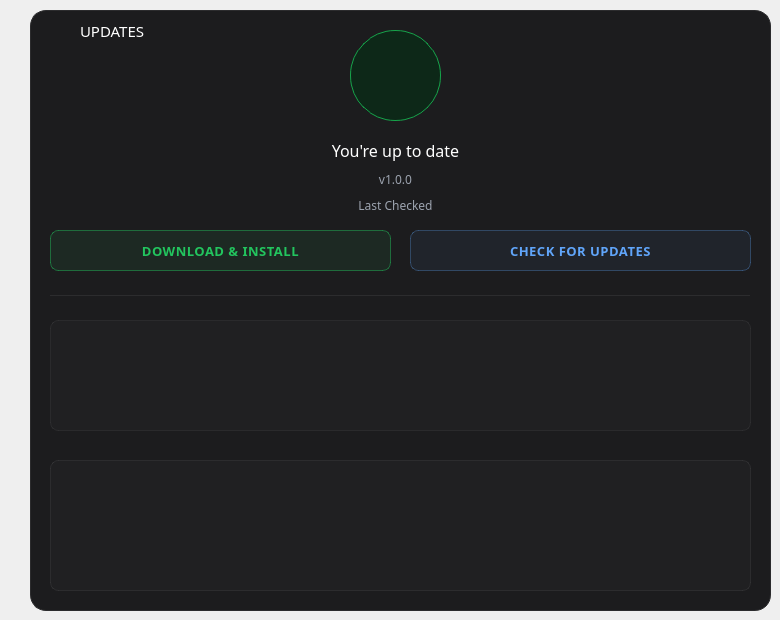
     <widget class="QWidget" name="updates_page">
      <widget class="QFrame" name="format_qual_frame_13">
       <property name="geometry">
        <rect>
         <x>30</x>
         <y>10</y>
         <width>741</width>
         <height>601</height>
        </rect>
       </property>
       <property name="sizePolicy">
        <sizepolicy hsizetype="Preferred" vsizetype="Preferred">
         <horstretch>0</horstretch>
         <verstretch>0</verstretch>
        </sizepolicy>
       </property>
       <property name="minimumSize">
        <size>
         <width>318</width>
         <height>179</height>
        </size>
       </property>
       <property name="font">
        <font>
         <family>Manrope</family>
        </font>
       </property>
       <property name="styleSheet">
        <string notr="true">background-color: #1c1c1e;
border-radius: 16px;
border: 1px solid #2c2c2e;</string>
       </property>
       <property name="frameShape">
        <enum>QFrame::StyledPanel</enum>
       </property>
       <property name="frameShadow">
        <enum>QFrame::Raised</enum>
       </property>
       <widget class="QLabel" name="up_to_date">
        <property name="geometry">
         <rect>
          <x>200</x>
          <y>120</y>
          <width>331</width>
          <height>41</height>
         </rect>
        </property>
        <property name="font">
         <font>
          <family>Manrope</family>
          <pointsize>12</pointsize>
         </font>
        </property>
        <property name="styleSheet">
         <string notr="true">background-color: transparent;
color: white;
border: none;
outline: none;</string>
        </property>
        <property name="text">
         <string>You're up to date</string>
        </property>
        <property name="alignment">
         <set>Qt::AlignCenter</set>
        </property>
       </widget>
       <widget class="CircularProgressButton" name="update_status">
        <property name="geometry">
         <rect>
          <x>320</x>
          <y>20</y>
          <width>91</width>
          <height>91</height>
         </rect>
        </property>
        <property name="font">
         <font>
          <pointsize>-1</pointsize>
          <weight>87</weight>
          <bold>true</bold>
         </font>
        </property>
        <property name="cursor">
         <cursorShape>ArrowCursor</cursorShape>
        </property>
        <property name="styleSheet">
         <string notr="true">QPushButton {
    background-color: #0d2818;
    border: 1px solid #16a34a;
    border-radius: 45px;
    padding: 14px;
    color: #22c55e;
    font-size: 14px;
    font-weight: 700;
    letter-spacing: 1px;
}</string>
        </property>
        <property name="text">
         <string/>
        </property>
        <property name="icon">
         <iconset resource="resources.qrc">
          <normaloff>:/images/images/check-solid.png</normaloff>:/images/images/check-solid.png</iconset>
        </property>
        <property name="iconSize">
         <size>
          <width>35</width>
          <height>35</height>
         </size>
        </property>
        <property name="checkable">
         <bool>false</bool>
        </property>
       </widget>
       <widget class="Line" name="line_10">
        <property name="geometry">
         <rect>
          <x>20</x>
          <y>285</y>
          <width>700</width>
          <height>1</height>
         </rect>
        </property>
        <property name="font">
         <font>
          <family>Manrope</family>
         </font>
        </property>
        <property name="orientation">
         <enum>Qt::Horizontal</enum>
        </property>
       </widget>
       <widget class="QTextBrowser" name="release_notes">
        <property name="geometry">
         <rect>
          <x>20</x>
          <y>310</y>
          <width>701</width>
          <height>111</height>
         </rect>
        </property>
        <property name="styleSheet">
         <string notr="true">QTextBrowser {
    background-color: rgba(255, 255, 255, 5);
    border: 1px solid rgba(255, 255, 255, 13);
    border-radius: 8px;
    padding: 14px 16px;
    color: #c8c8c8;
    font-family: &quot;Manrope&quot;;
    font-size: 13px;
    selection-background-color: rgba(96, 165, 250, 60);
    selection-color: #ffffff;
}

QTextBrowser QScrollBar:vertical {
    background: transparent;
    width: 8px;
    margin: 4px 2px 4px 0;
}

QTextBrowser QScrollBar::handle:vertical {
    background: rgba(255, 255, 255, 30);
    border-radius: 3px;
    min-height: 24px;
}

QTextBrowser QScrollBar::handle:vertical:hover {
    background: rgba(96, 165, 250, 120);
}

QTextBrowser QScrollBar::add-line:vertical,
QTextBrowser QScrollBar::sub-line:vertical {
    height: 0;
    background: transparent;
}

QTextBrowser QScrollBar::add-page:vertical,
QTextBrowser QScrollBar::sub-page:vertical {
    background: transparent;
}</string>
        </property>
       </widget>
       <widget class="QPushButton" name="download_update">
        <property name="geometry">
         <rect>
          <x>20</x>
          <y>220</y>
          <width>341</width>
          <height>41</height>
         </rect>
        </property>
        <property name="font">
         <font>
          <family>Manrope</family>
          <pointsize>-1</pointsize>
          <weight>62</weight>
          <bold>true</bold>
         </font>
        </property>
        <property name="cursor">
         <cursorShape>ArrowCursor</cursorShape>
        </property>
        <property name="styleSheet">
         <string notr="true">QPushButton {
    background-color: rgba(34, 197, 94, 20);
    border: 1px solid rgba(34, 197, 94, 115);
    border-radius: 8px;
    color: #22c55e;
    font-family: &quot;Manrope&quot;;
    font-size: 13px;
    font-weight: 500;
    letter-spacing: 0.5px;
    padding: 12px 16px;
}

QPushButton:hover {
    background-color: rgba(34, 197, 94, 40);
}

QPushButton:pressed {
    background-color: rgba(34, 197, 94, 55);
}

QPushButton:disabled {
    color: rgba(34, 197, 94, 120);
    border-color: rgba(34, 197, 94, 60);
    background-color: rgba(34, 197, 94, 10);
}</string>
        </property>
        <property name="text">
         <string>DOWNLOAD &amp;&amp; INSTALL</string>
        </property>
        <property name="icon">
         <iconset resource="resources.qrc">
          <normaloff>:/images/images/download-green.png</normaloff>:/images/images/download-green.png</iconset>
        </property>
        <property name="iconSize">
         <size>
          <width>20</width>
          <height>20</height>
         </size>
        </property>
        <property name="checkable">
         <bool>false</bool>
        </property>
       </widget>
       <widget class="QPushButton" name="check_updates">
        <property name="geometry">
         <rect>
          <x>380</x>
          <y>220</y>
          <width>341</width>
          <height>41</height>
         </rect>
        </property>
        <property name="font">
         <font>
          <family>Manrope</family>
          <pointsize>-1</pointsize>
          <weight>62</weight>
          <bold>true</bold>
         </font>
        </property>
        <property name="cursor">
         <cursorShape>ArrowCursor</cursorShape>
        </property>
        <property name="styleSheet">
         <string notr="true">QPushButton {
    background-color: rgba(96, 165, 250, 15);
    border: 1px solid rgba(96, 165, 250, 75);
    border-radius: 8px;
    color: #60a5fa;
    font-family: &quot;Manrope&quot;;
    font-size: 13px;
    font-weight: 500;
    letter-spacing: 0.5px;
    padding: 12px 16px;
}

QPushButton:hover {
    background-color: rgba(96, 165, 250, 35);
}

QPushButton:pressed {
    background-color: rgba(96, 165, 250, 50);
}

QPushButton:disabled {
    color: rgba(96, 165, 250, 120);
    border-color: rgba(96, 165, 250, 40);
    background-color: rgba(96, 165, 250, 8);
}</string>
        </property>
        <property name="text">
         <string>CHECK FOR UPDATES</string>
        </property>
        <property name="icon">
         <iconset resource="resources.qrc">
          <normaloff>:/images/images/repeat-solid.png</normaloff>:/images/images/repeat-solid.png</iconset>
        </property>
        <property name="iconSize">
         <size>
          <width>20</width>
          <height>20</height>
         </size>
        </property>
        <property name="checkable">
         <bool>false</bool>
        </property>
       </widget>
       <widget class="QLabel" name="installed_version">
        <property name="geometry">
         <rect>
          <x>250</x>
          <y>150</y>
          <width>231</width>
          <height>38</height>
         </rect>
        </property>
        <property name="font">
         <font>
          <family>Manrope</family>
          <pointsize>9</pointsize>
         </font>
        </property>
        <property name="layoutDirection">
         <enum>Qt::LeftToRight</enum>
        </property>
        <property name="styleSheet">
         <string notr="true">background-color: transparent;
color: #9CA3AF;
outline: none;
border: none;</string>
        </property>
        <property name="text">
         <string>v1.0.0</string>
        </property>
        <property name="alignment">
         <set>Qt::AlignCenter</set>
        </property>
       </widget>
       <widget class="QLabel" name="last_checked">
        <property name="geometry">
         <rect>
          <x>250</x>
          <y>180</y>
          <width>231</width>
          <height>31</height>
         </rect>
        </property>
        <property name="font">
         <font>
          <family>Manrope</family>
          <pointsize>9</pointsize>
         </font>
        </property>
        <property name="layoutDirection">
         <enum>Qt::LeftToRight</enum>
        </property>
        <property name="styleSheet">
         <string notr="true">background-color: transparent;
color: #9CA3AF;
outline: none;
border: none;</string>
        </property>
        <property name="text">
         <string>Last Checked</string>
        </property>
        <property name="alignment">
         <set>Qt::AlignCenter</set>
        </property>
       </widget>
       <widget class="QTableWidget" name="releases_table">
        <property name="geometry">
         <rect>
          <x>20</x>
          <y>450</y>
          <width>701</width>
          <height>131</height>
         </rect>
        </property>
        <property name="cursor" stdset="0">
         <cursorShape>PointingHandCursor</cursorShape>
        </property>
        <property name="styleSheet">
         <string notr="true">QTableWidget {
    background-color: rgba(255, 255, 255, 5);
    border: 1px solid rgba(255, 255, 255, 15);
    border-radius: 8px;
    color: #e6e8ec;
    font-family: 'Manrope';
    font-size: 13px;
    gridline-color: transparent;
    outline: none;
}

QTableWidget::item {
    padding: 8px 12px;
    border: none;
    border-bottom: 1px solid rgba(255, 255, 255, 10);
}

QTableWidget::item:selected {
    background-color: rgba(55, 138, 221, 25);
    color: #5fa8e8;
}

QTableWidget::item:hover {
    background-color: rgba(255, 255, 255, 8);
}

QHeaderView::section {
    background-color: transparent;
    color: rgba(230, 232, 236, 115);
    padding: 8px 12px;
    border: none;
    border-bottom: 1px solid rgba(255, 255, 255, 20);
    font-family: 'Manrope';
    font-size: 11px;
    font-weight: 500;
    text-transform: uppercase;
    letter-spacing: 1px;
}

QHeaderView {
    background-color: transparent;
    border: none;
}

QTableCornerButton::section {
    background-color: transparent;
    border: none;
}

QScrollBar:vertical {
    background: transparent;
    width: 8px;
    margin: 0;
    border: none;
}

QScrollBar::handle:vertical {
    background: rgba(255, 255, 255, 30);
    border-radius: 4px;
    min-height: 24px;
}

QScrollBar::handle:vertical:hover {
    background: rgba(255, 255, 255, 50);
}

QScrollBar::add-line:vertical, QScrollBar::sub-line:vertical {
    height: 0;
    background: transparent;
}

QScrollBar::add-page:vertical, QScrollBar::sub-page:vertical {
    background: transparent;
}</string>
        </property>
       </widget>
       <widget class="QLabel" name="logo_text_13">
        <property name="geometry">
         <rect>
          <x>50</x>
          <y>10</y>
          <width>231</width>
          <height>21</height>
         </rect>
        </property>
        <property name="font">
         <font>
          <family>Manrope</family>
          <pointsize>11</pointsize>
         </font>
        </property>
        <property name="styleSheet">
         <string notr="true">background-color: transparent;
color: white;
outline: none;
border: none;</string>
        </property>
        <property name="text">
         <string>UPDATES</string>
        </property>
       </widget>
       <widget class="QLabel" name="mp4_icon_7">
        <property name="geometry">
         <rect>
          <x>20</x>
          <y>10</y>
          <width>21</width>
          <height>21</height>
         </rect>
        </property>
        <property name="font">
         <font>
          <family>Manrope</family>
          <pointsize>12</pointsize>
         </font>
        </property>
        <property name="styleSheet">
         <string notr="true">background-color: transparent;
color: white;
border: none;
outline: none;</string>
        </property>
        <property name="text">
         <string/>
        </property>
        <property name="pixmap">
         <pixmap resource="resources.qrc">:/images/images/download-solid.png</pixmap>
        </property>
        <property name="scaledContents">
         <bool>true</bool>
        </property>
       </widget>
      </widget>
     </widget>
